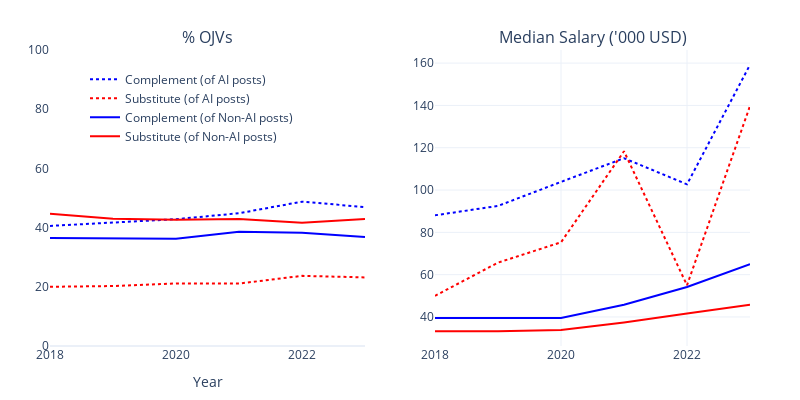

This figure's notebook cell:
### Markdown cell above
## Posting-Level EDA

### Code cell
# calculate the proportion of substitutable and complementary skills for each year and AI status
proportions_df = posts_df \
    .groupby(["AI", "YEAR"]) \
    .agg({"COMPLEMENT": "mean", "SUBSTITUTE": "mean"}).reset_index()

# get median salary for AI/non-AI posts with complementary skills
complement_salaries_df = posts_df \
    .groupby(["AI", "COMPLEMENT", "YEAR"]) \
    .agg({"SALARY": "median"}).reset_index()
complement_salaries_df = complement_salaries_df[complement_salaries_df["COMPLEMENT"] == 1]

# get median salary for AI/non-AI posts with substitutable skills
substitute_salaries_df = posts_df \
    .groupby(["AI", "SUBSTITUTE", "YEAR"]) \
    .agg({"SALARY": "median"}).reset_index()
substitute_salaries_df = substitute_salaries_df[substitute_salaries_df["SUBSTITUTE"] == 1]

fig = make_subplots(
    rows=1, cols=2,
    subplot_titles=[
        "% OJVs",
        "Median Salary ('000 USD)"
    ],
    shared_xaxes=False
)

color_map = {"COMPLEMENT": "blue", "SUBSTITUTE": "red"}
skill_types = ["COMPLEMENT", "SUBSTITUTE"]

# display the proportion of substitutable and complementary skills
for ai_val in [True, False]:
    dash_style = "dot" if ai_val else "solid"
    for skill in skill_types:
        df = proportions_df[proportions_df["AI"] == ai_val]
        fig.add_trace(
            go.Scatter(
                x=df["YEAR"],
                y=df[skill] * 100,
                mode="lines",
                name=f"{skill.title()} ({'of AI posts' if ai_val else 'of Non-AI posts'})",
                line=dict(color=color_map[skill], dash=dash_style),
                showlegend=True
            ),
            row=1, col=1
        )
  
# display the median salary for AI/non-AI posts with substitutable and complementary skills      
for ai_val in [True, False]:
    for skill in skill_types:
        df = substitute_salaries_df if skill == "SUBSTITUTE" else complement_salaries_df
        df = df[df["AI"] == ai_val]
        fig.add_trace(
            go.Scatter(
                x=df["YEAR"],
                y=df["SALARY"] / 1000,  # Convert to thousands
                mode="lines",
                line=dict(color=color_map[skill], dash="dot" if ai_val else "solid"),
                showlegend=False
            ),
            row=1, col=2
        )

fig.update_layout(
    xaxis_title="Year",
    template="plotly_white",
    xaxis_showgrid=False,
    yaxis_showgrid=False,
    yaxis_range=[0, 100],
    margin=dict(l=50, r=50, t=50, b=50),
    width=800,
    height=400,
    legend=dict(
        yanchor="top",
        y=.95,
        xanchor="left",
        x=.05
    )
)

fig.show()

fig.write_image("figures/proportions_salaries_ts.png", width=800, height=400, scale=2)

### Figure 1 — Plotly figure (JSON) as saved in the notebook; plotly's stock layout.template omitted (floating-point values rounded to 4 significant figures)
{"data": [{"line": {"color": "blue", "dash": "dot"}, "mode": "lines", "name": "Complement (of AI posts)", "showlegend": true, "type": "scatter", "x": [2018, 2019, 2020, 2021, 2022, 2023], "xaxis": "x", "y": [40.58, 41.75, 42.84, 44.86, 48.76, 46.93], "yaxis": "y"}, {"line": {"color": "red", "dash": "dot"}, "mode": "lines", "name": "Substitute (of AI posts)", "showlegend": true, "type": "scatter", "x": [2018, 2019, 2020, 2021, 2022, 2023], "xaxis": "x", "y": [20.0, 20.26, 21.14, 21.1, 23.7, 23.17], "yaxis": "y"}, {"line": {"color": "blue", "dash": "solid"}, "mode": "lines", "name": "Complement (of Non-AI posts)", "showlegend": true, "type": "scatter", "x": [2018, 2019, 2020, 2021, 2022, 2023], "xaxis": "x", "y": [36.51, 36.45, 36.24, 38.56, 38.28, 36.84], "yaxis": "y"}, {"line": {"color": "red", "dash": "solid"}, "mode": "lines", "name": "Substitute (of Non-AI posts)", "showlegend": true, "type": "scatter", "x": [2018, 2019, 2020, 2021, 2022, 2023], "xaxis": "x", "y": [44.64, 42.96, 42.64, 42.93, 41.64, 42.94], "yaxis": "y"}, {"line": {"color": "blue", "dash": "dot"}, "mode": "lines", "showlegend": false, "type": "scatter", "x": [2018, 2019, 2020, 2021, 2022, 2023], "xaxis": "x2", "y": [88.06, 92.5, 103.8, 115.0, 102.7, 159.2], "yaxis": "y2"}, {"line": {"color": "red", "dash": "dot"}, "mode": "lines", "showlegend": false, "type": "scatter", "x": [2018, 2019, 2020, 2021, 2022, 2023], "xaxis": "x2", "y": [50.0, 65.69, 75.29, 118.3, 55.0, 139.7], "yaxis": "y2"}, {"line": {"color": "blue", "dash": "solid"}, "mode": "lines", "showlegend": false, "type": "scatter", "x": [2018, 2019, 2020, 2021, 2022, 2023], "xaxis": "x2", "y": [39.52, 39.52, 39.5, 45.76, 54.18, 65.01], "yaxis": "y2"}, {"line": {"color": "red", "dash": "solid"}, "mode": "lines", "showlegend": false, "type": "scatter", "x": [2018, 2019, 2020, 2021, 2022, 2023], "xaxis": "x2", "y": [33.28, 33.28, 33.8, 37.44, 41.6, 45.76], "yaxis": "y2"}], "layout": {"annotations": [{"font": {"size": 16}, "showarrow": false, "text": "% OJVs", "x": 0.225, "xanchor": "center", "xref": "paper", "y": 1, "yanchor": "bottom", "yref": "paper"}, {"font": {"size": 16}, "showarrow": false, "text": "Median Salary ('000 USD)", "x": 0.775, "xanchor": "center", "xref": "paper", "y": 1, "yanchor": "bottom", "yref": "paper"}], "height": 400, "legend": {"x": 0.05, "xanchor": "left", "y": 0.95, "yanchor": "top"}, "margin": {"b": 50, "l": 50, "r": 50, "t": 50}, "width": 800, "xaxis": {"anchor": "y", "domain": [0, 0.45], "showgrid": false, "title": {"text": "Year"}}, "xaxis2": {"anchor": "y2", "domain": [0.55, 1]}, "yaxis": {"anchor": "x", "domain": [0, 1], "range": [0, 100], "showgrid": false}, "yaxis2": {"anchor": "x2", "domain": [0, 1]}}}
